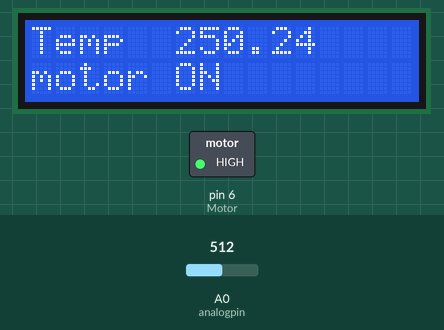
Recording of a sketch running on a simulated Arduino Uno, built with avr-gcc and run on an emulated ATmega328P. Shown: 16×2 character LCD, switched loads named in the sketch (green lamp = pin HIGH). The inputs (shaded band) are chosen by the test bench; at power-on: A0 (analogpin) = 512. What the sketch prints to the serial monitor is not drawn.

Above: at 1.2 s.
1.3 s: A0 (analogpin) set to 43
At 2.7 s:
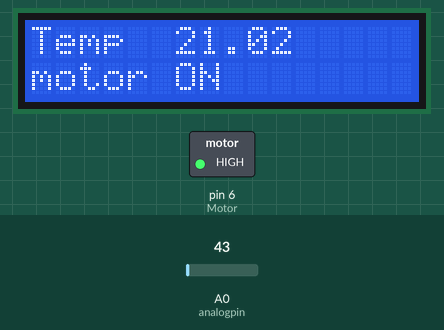
3.5 s: A0 (analogpin) set to 38
At 4.6 s:
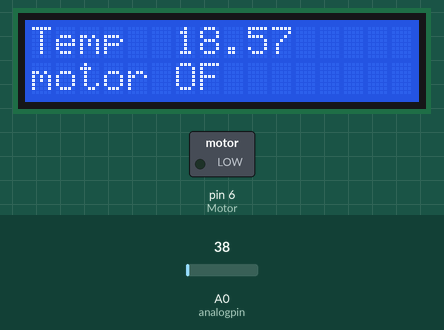
5.5 s: A0 (analogpin) set to 10
At 6.6 s:
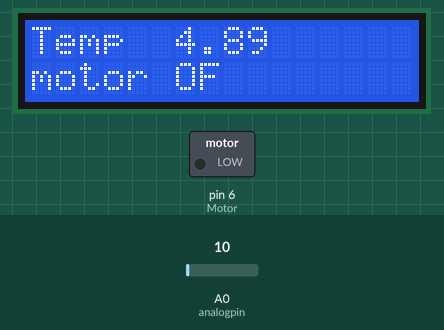
Timing chart, 0 to 8.5 s (numbered marks = the images above; inputs shaded):
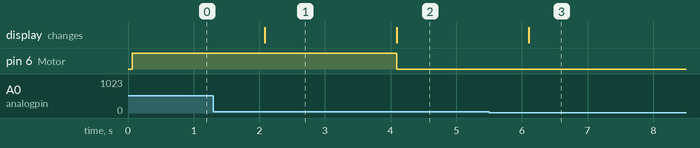

Measured:
- the behaviour switches between 41 and 40 on A0 (analogpin) (found by bisection; images 1 and 2)
- after the input at 1.3 s, the display: changes after 0.78 s (image 1)
- after the input at 3.5 s, pin 6 (Motor): HIGH → LOW after 0.59 s; the display: changes after 0.59 s (image 2)
- after the input at 5.5 s, the display: changes after 0.60 s (image 3)

The sketch:

lm35.ino
```cpp
#include <LiquidCrystal.h>
int Motor = 6;
int analogpin = A0;
float tempC;
float tempF;
int tempDigital;

LiquidCrystal lcd(12, 11, 5, 4, 3, 2);

void setup() {
  pinMode(Motor, OUTPUT);
  Serial.begin(9600);
  lcd.begin(16,2);
}

void loop() {
  tempDigital = analogRead(analogpin);      //lectura digital
  tempC = (tempDigital * 5.0)*100.0/1023.0;  //lectura analogica
  tempF = tempC * 9.0/5.0 + 32.0;             //temp en grados F
  //
  lcd.clear();
  lcd.setCursor(0, 0);
  lcd.print("Temp");
  lcd.setCursor(6, 0);
  lcd.print(tempC);

  if(tempC >= 20){
   digitalWrite(Motor, HIGH);
   lcd.setCursor(0,1);
   lcd.print("motor ON");
  }
  else{
    digitalWrite(Motor, LOW);
    lcd.setCursor(0,1);
    lcd.print("motor OF");
  }

  Serial.println("Temperatura");
  Serial.println(tempC);
  delay(1000);


}
```
